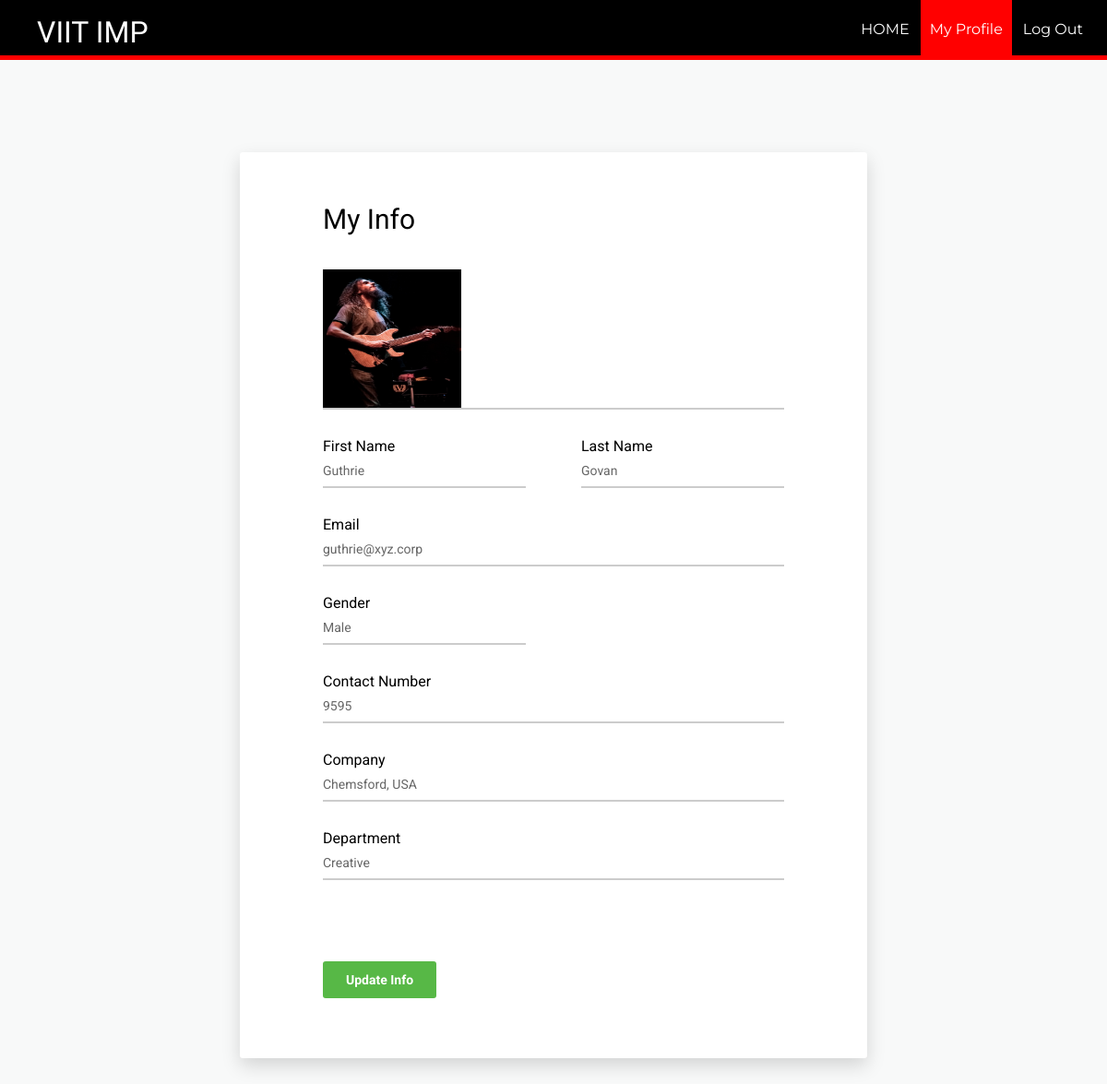
/myprofile.php?id=104, run on an earlier commit of the app's database.
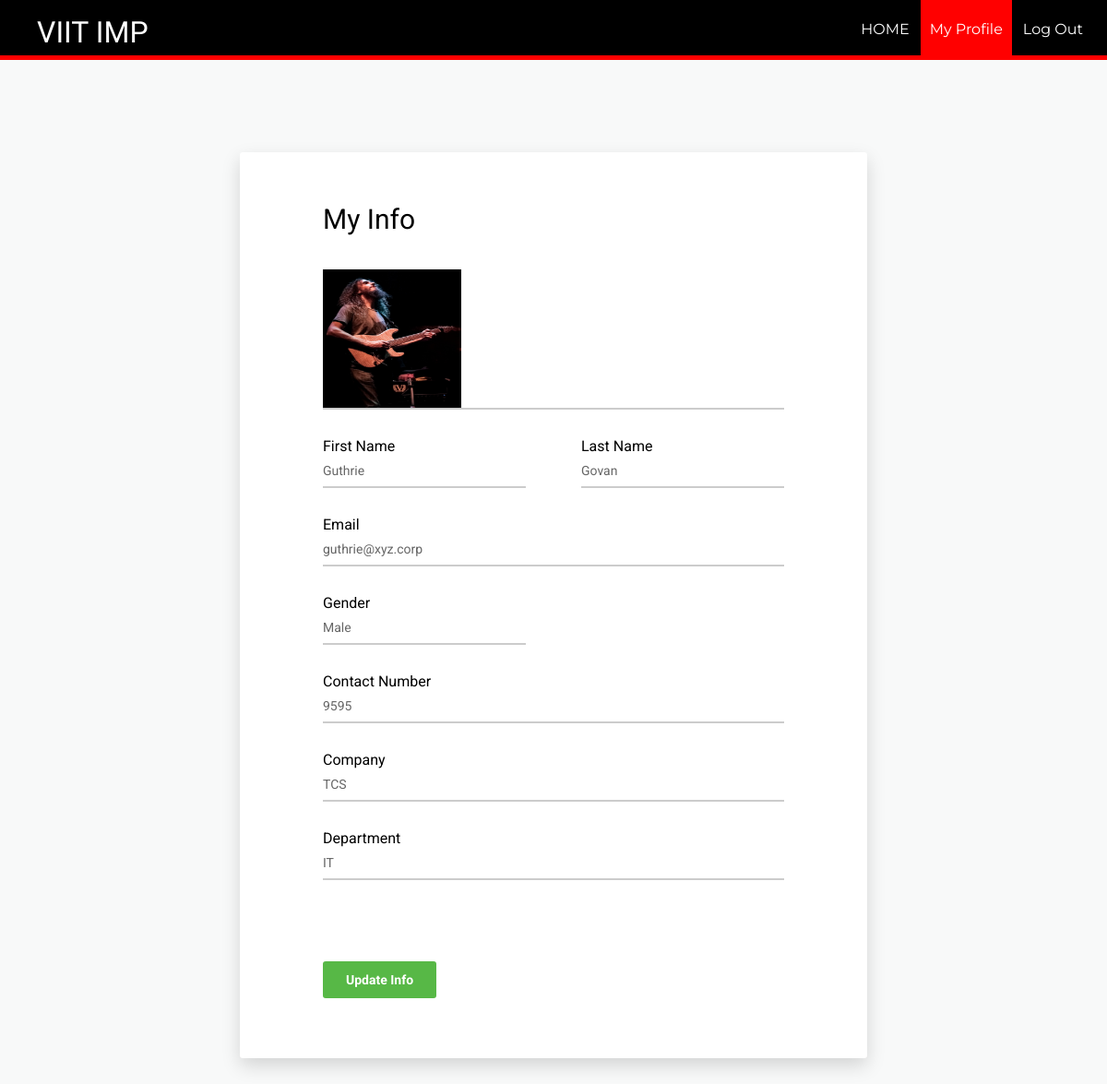
And on a later commit of the database.
### tables this page shows
CREATE TABLE `employee` (
  `id` int(11) NOT NULL,
  `pid` int(11) NOT NULL,
  `firstName` varchar(100) NOT NULL,
  `lastName` varchar(100) NOT NULL,
  `email` varchar(100) NOT NULL,
  `password` text NOT NULL,
  `birthday` date DEFAULT NULL,
  `gender` varchar(10) NOT NULL,
  `contact` varchar(20) NOT NULL,
  `nid` int(20) DEFAULT NULL,
  `address` varchar(100) DEFAULT NULL,
  `dept` varchar(100) NOT NULL,
  `degree` varchar(100) DEFAULT NULL,
  `pic` text NOT NULL
);

### myprofile.php (the view, shortened to what this page needs)
<?php
require_once ('process/dbh.php');
  $id = (isset($_GET['id']) ? $_GET['id'] : '');
  $sql = "SELECT * from `employee` WHERE id=$id";
  $result = mysqli_query($conn, $sql);
  if($result){
  while($res = mysqli_fetch_assoc($result)){
  $firstname = $res['firstName'];
  $lastname = $res['lastName'];
  $email = $res['email'];
  $contact = $res['contact'];
  $address = $res['address'];
  $gender = $res['gender'];
  $dept = $res['dept'];
  $pic = $res['pic'];
}
}
?>
<html>
<head>
    <link href="vendor/mdi-font/css/material-design-iconic-font.min.css" rel="stylesheet" media="all">
    <link href="vendor/font-awesome-4.7/css/font-awesome.min.css" rel="stylesheet" media="all">
    <link href="vendor/select2/select2.min.css" rel="stylesheet" media="all">
    <link href="vendor/datepicker/daterangepicker.css" rel="stylesheet" media="all">
    <link href="css/main.css" rel="stylesheet" media="all">
</head>
<body>
  <header>
    <nav>
      <h1>VIIT IMP</h1>
      <ul id="navli">
        <li><a class="homeblack" href="eloginwel.php?id=<?php echo $id?>"">HOME</a></li>
        <li><a class="homered" href="myprofile.php?id=<?php echo $id?>"">My Profile</a></li>
        <li><a class="homeblack" href="elogin.html">Log Out</a></li>
      </ul>
    </nav>
  </header>
  <div class="divider"></div>
  <div class="page-wrapper bg-blue p-t-100 p-b-100 font-robo">
        <div class="wrapper wrapper--w680">
            <div class="card card-1">
                <div class="card-body">
                    <h2 class="title">My Info</h2>
                    <form method="POST" action="myprofileup.php?id=<?php echo $id?>" >
                        <div class="input-group">
                          <img src="process/<?php echo $pic;?>" height = 150px width = 150px>
                        </div>
                        <div class="row row-space">
                            <div class="col-2">
                                <div class="input-group">
                                  <p>First Name</p>
                                     <input class="input--style-1" type="text" name="firstName" value="<?php echo $firstname;?>" readonly >
                                </div>
                            </div>
                            <div class="col-2">
                                <div class="input-group">
                                  <p>Last Name</p>
                                    <input class="input--style-1" type="text" name="lastName" value="<?php echo $lastname;?>" readonly>
                                </div>
                            </div>
                        </div>
                        <div class="input-group">
                          <p>Email</p>
                            <input class="input--style-1" type="email"  name="email" value="<?php echo $email;?>" readonly>
                        </div>
                        <div class="row row-space">
                            <div class="col-2">
                                <div class="input-group">
                                  <p>Gender</p>
                                  <input class="input--style-1" type="text" name="gender" value="<?php echo $gender;?>" readonly>
                                </div>
                            </div>
                        </div>
                        <div class="input-group">
                          <p>Contact Number</p>
                            <input class="input--style-1" type="number" name="contact" value="<?php echo $contact;?>" readonly>
                        </div>
                         <div class="input-group">
                          <p>Company</p>
                            <input class="input--style-1" type="text"  name="address" value="<?php echo $address;?>" readonly>
                        </div>
                        <div class="input-group">
                          <p>Department</p>
                            <input class="input--style-1" type="text" name="dept" value="<?php echo $dept;?>" readonly>
                        </div>
                        <input type="hidden" name="id" id="textField" value="<?php echo $id;?>" required="required"><br><br>
                        <div class="p-t-20">
                            <button class="btn btn--radius btn--green"  name="send" >Update Info</button>
                        </div>
                    </form>
                </div>
            </div>
        </div>
    </div>
</body>
</html>

What changed in the data, as far as the page shows it:
changed employee "Guthrie": address "Chemsford, USA" → "TCS"; dept "Creative" → "IT"
